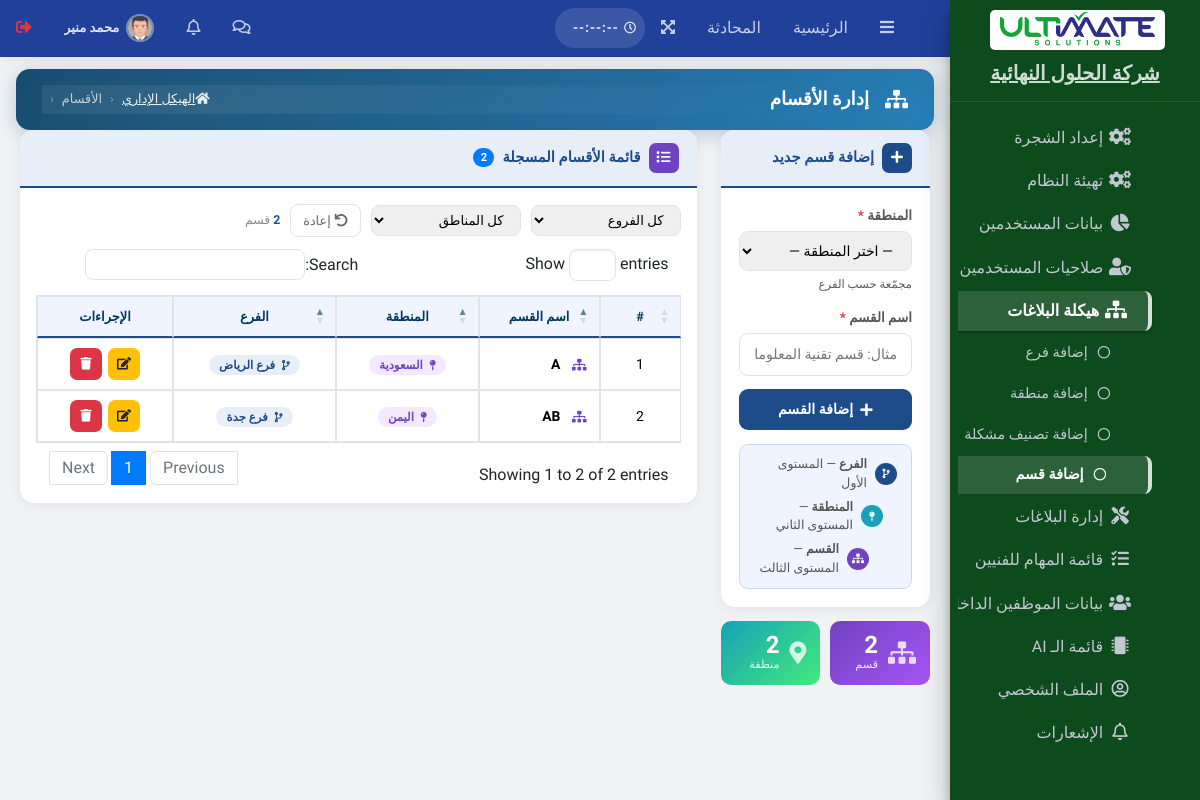
Screenshot of /admin/pages/forms/add-lab.php (signed in) with the database file from the repository.
### tables this page shows
CREATE TABLE `sys_settings` (
  `id`               INT(11)      NOT NULL AUTO_INCREMENT,
  `system_name`      VARCHAR(255) NOT NULL DEFAULT 'وَصْل',
  `system_name_en`   VARCHAR(255) NOT NULL DEFAULT 'WASL',
  `admin_email`      VARCHAR(255) DEFAULT NULL,
  `contact_number`   VARCHAR(50)  DEFAULT NULL,
  `address`          TEXT         DEFAULT NULL,
  `system_logo`      VARCHAR(255) DEFAULT NULL,
  `cr_number`        VARCHAR(20)  DEFAULT NULL COMMENT 'السجل التجاري للشركة',
  `vat_number`       VARCHAR(15)  DEFAULT NULL COMMENT 'الرقم الضريبي للشركة',
  `maintenance_mode` TINYINT(1)   NOT NULL DEFAULT 0,
  `timezone`         VARCHAR(50)  NOT NULL DEFAULT 'Asia/Riyadh',
  `created_at`       TIMESTAMP    NOT NULL DEFAULT CURRENT_TIMESTAMP,
  `updated_at`       TIMESTAMP    NOT NULL DEFAULT CURRENT_TIMESTAMP ON UPDATE CURRENT_TIMESTAMP,
  PRIMARY KEY (`id`)
);

CREATE TABLE `sys_menu` (
  `id`             INT(11)      NOT NULL AUTO_INCREMENT,
  `title`          VARCHAR(100) NOT NULL,
  `icon`           VARCHAR(60)  NOT NULL DEFAULT 'far fa-circle',
  `link`           VARCHAR(255) NOT NULL DEFAULT '#',
  `parent_id`      INT(11)      NOT NULL DEFAULT 0,
  `permission_key` VARCHAR(100) DEFAULT NULL,
  `sort_order`     INT(11)      NOT NULL DEFAULT 0,
  PRIMARY KEY (`id`),
  KEY `idx_parent_id` (`parent_id`)
);

CREATE TABLE `departments` (
  `id`             INT(11)      NOT NULL AUTO_INCREMENT,
  `department_name`VARCHAR(255) NOT NULL,
  `region_id`      INT(11)      DEFAULT NULL,
  PRIMARY KEY (`id`),
  KEY `idx_region_id` (`region_id`),
  CONSTRAINT `fk_dept_region`
    FOREIGN KEY (`region_id`) REFERENCES `regions`(`id`) ON DELETE SET NULL ON UPDATE CASCADE
);

CREATE TABLE `regions` (
  `id`          INT(11)      NOT NULL AUTO_INCREMENT,
  `region_name` VARCHAR(255) NOT NULL,
  `branch_id`   INT(11)      NOT NULL,
  `created_at`  TIMESTAMP    NOT NULL DEFAULT CURRENT_TIMESTAMP,
  PRIMARY KEY (`id`),
  KEY `idx_branch_id` (`branch_id`),
  CONSTRAINT `fk_region_branch`
    FOREIGN KEY (`branch_id`) REFERENCES `branches`(`id`) ON DELETE CASCADE ON UPDATE CASCADE
);

CREATE TABLE `branches` (
  `id`          INT(11)      NOT NULL AUTO_INCREMENT,
  `branch_name` VARCHAR(100) NOT NULL,
  `city`        VARCHAR(100) DEFAULT NULL COMMENT 'المدينة',
  `region`      ENUM(
    'الرياض','مكة المكرمة','المدينة المنورة','القصيم',
    'المنطقة الشرقية','عسير','تبوك','حائل',
    'الحدود الشمالية','جازان','نجران','الباحة','الجوف','أخرى'
  ) DEFAULT 'أخرى' COMMENT 'المنطقة الإدارية',
  `address`     TEXT         DEFAULT NULL,
  `phone`       VARCHAR(20)  DEFAULT NULL,
  `manager_id`  INT(11)      DEFAULT NULL COMMENT 'مدير الفرع FK→sys_users',
  `is_active`   TINYINT(1)   NOT NULL DEFAULT 1,
  PRIMARY KEY (`id`),
  KEY `idx_manager` (`manager_id`)
);

### admin/pages/forms/add-lab.php (the view, shortened to what the rows shown need)
<?php
require __DIR__ . "/../../../config/db.php";
$current_user_id = $_SESSION['user_id'] ?? null;
$page_path       = "pages/forms/add-lab.php";
$can_add = $can_edit = $can_delete = 0;
$menuStmt = $pdo->prepare("SELECT id FROM sys_menu WHERE link = ?");
$menuStmt->execute([$page_path]);
$current_page_id = $menuStmt->fetchColumn() ?? 0;
if ($current_page_id > 0) {
    $accStmt = $pdo->prepare("SELECT can_add,can_edit,can_delete FROM user_menu_access WHERE user_id=? AND menu_id=?");
    $accStmt->execute([$current_user_id, $current_page_id]);
    $p = $accStmt->fetch(PDO::FETCH_ASSOC);
    if ($p) { $can_add=(int)$p['can_add']; $can_edit=(int)$p['can_edit']; $can_delete=(int)$p['can_delete']; }
}
$allDepts = $pdo->query("
    SELECT d.id, d.department_name, r.region_name, b.branch_name, r.id AS region_id
    FROM departments d
    INNER JOIN regions r ON d.region_id=r.id
    INNER JOIN branches b ON r.branch_id=b.id
    ORDER BY b.branch_name, r.region_name, d.department_name ASC
")->fetchAll(PDO::FETCH_ASSOC);
?>
<!DOCTYPE html>
<html lang="ar" dir="rtl">
<head>
<link rel="stylesheet" href="../../plugins/fontawesome-free/css/all.min.css">
<link rel="stylesheet" href="../../dist/css/adminlte.min.css">
<link rel="stylesheet" href="https://cdn.rtlcss.com/bootstrap/v4.2.1/css/bootstrap.min.css">
<link rel="stylesheet" href="../../dist/css/custom.css?v=202606261542">
<link rel="stylesheet" href="https://cdn.datatables.net/1.13.6/css/dataTables.bootstrap4.min.css">
</head>
<body class="hold-transition sidebar-mini layout-fixed">
<div class="wrapper">
<?php include(__DIR__ . '/../../main-header.php'); ?>
<?php include(__DIR__ . '/../../main-sidebar.php'); ?>
<div class="content-wrapper">
<section class="content">
<div class="container-fluid">
<div class="row">
    <div class="col-lg-9 col-md-8 mb-4">
        <div class="list-card">
            <div class="card-body p-3">
                <div class="table-responsive">
                    <table id="deptTable" class="table table-hover table-bordered" style="width:100%">
                        <thead>
                            <tr>
                                <th style="width:55px">#</th>
                                <th>اسم القسم</th>
                                <th>المنطقة</th>
                                <th>الفرع</th>
                                <th style="width:110px">الإجراءات</th>
                            </tr>
                        </thead>
                        <tbody>
                            <?php foreach ($allDepts as $i => $row): ?>
                            <tr>
                                <td><?= $i+1 ?></td>
                                <td class="dept-name-cell">
                                    <i class="fas fa-sitemap text-purple ml-2" style="font-size:.73rem;color:#6f42c1"></i>
                                    <?= htmlspecialchars($row['department_name']) ?>
                                </td>
                                <td>
                                    <span class="region-badge">
                                        <i class="fas fa-map-pin ml-1" style="font-size:.65rem"></i>
                                        <?= htmlspecialchars($row['region_name']) ?>
                                    </span>
                                </td>
                                <td>
                                    <span class="branch-badge">
                                        <i class="fas fa-code-branch ml-1" style="font-size:.65rem"></i>
                                        <?= htmlspecialchars($row['branch_name']) ?>
                                    </span>
                                </td>
                                <td>
                                    <div style="display:flex;gap:6px;justify-content:center">
                                        <?php if ($can_edit): ?>
                                        <button class="btn-act btn-edit edit-btn"
                                                data-id="<?= $row['id'] ?>"
                                                data-name="<?= htmlspecialchars($row['department_name'], ENT_QUOTES) ?>"
                                                data-region="<?= $row['region_id'] ?>"
                                                title="تعديل">
                                            <i class="fas fa-edit" style="font-size:.78rem"></i>
                                        </button>
                                        <?php else: ?>
                                        <span class="btn-act btn-dis"><i class="fas fa-edit" style="font-size:.78rem"></i></span>
                                        <?php endif; ?>
                                        <?php if ($can_delete): ?>
                                        <button class="btn-act btn-del del-btn"
                                                data-id="<?= $row['id'] ?>"
                                                data-name="<?= htmlspecialchars($row['department_name'], ENT_QUOTES) ?>"
                                                title="حذف">
                                            <i class="fas fa-trash" style="font-size:.78rem"></i>
                                        </button>
                                        <?php else: ?>
                                        <span class="btn-act btn-dis"><i class="fas fa-trash" style="font-size:.78rem"></i></span>
                                        <?php endif; ?>
                                    </div>
                                </td>
                            </tr>
                            <?php endforeach; ?>
                        </tbody>
                    </table>
                </div>
            </div>
        </div>
    </div>
</div>
</div>
</section>
</div>
</body>
</html>

### admin/main-sidebar.php (shortened to what the rows shown need)
<?php
$base_url = (isset($_SERVER['SERVER_NAME']) && str_ends_with($_SERVER['SERVER_NAME'], '.wuaze.com'))
    ? '/admin/'
    : '/UltimatesolutionsCrm/admin/';
$current_page = basename($_SERVER['PHP_SELF']);
$logged_user_id = $_SESSION['user_id'] ?? 0;
$role_code = $_SESSION['role_code'] ?? '';
$systemData = $pdo->query("SELECT system_name, system_logo FROM sys_settings LIMIT 1")->fetch(PDO::FETCH_ASSOC);
$systemName = $systemData['system_name'] ?? "T-LINK";
$permissions = [];
if ($role_code === 'MainAdmin') {
    $all_ids = $pdo->query("SELECT id FROM sys_menu")->fetchAll(PDO::FETCH_COLUMN);
    $permissions = array_fill_keys($all_ids, 1);
} else {
    $stmt = $pdo->prepare("SELECT menu_id FROM user_menu_access WHERE user_id = ? AND can_view = 1");
    $stmt->execute([$logged_user_id]);
    $permissions = array_fill_keys($stmt->fetchAll(PDO::FETCH_COLUMN), 1);
}
$all_menus = $pdo->query("SELECT * FROM sys_menu ORDER BY parent_id ASC, sort_order ASC")->fetchAll(PDO::FETCH_ASSOC);
$menu_tree = [];
foreach ($all_menus as $item) {
    if (isset($permissions[$item['id']])) {
        if ($item['parent_id'] == 0) {
            $menu_tree[$item['id']] = $item;
            $menu_tree[$item['id']]['children'] = [];
        } else {
            if (isset($menu_tree[$item['parent_id']])) {
                $menu_tree[$item['parent_id']]['children'][] = $item;
            }
        }
    }
}
?>
<aside class="main-sidebar sidebar-dark-primary elevation-4"
    style="background-color: <?= $visuals['sidebar_color'] ?? '#1e272e'; ?> !important;">
    <a href="<?= $base_url ?>index.php" class="brand-link text-center">
        <img src="<?= $base_url ?>dist/img/<?= htmlspecialchars($systemData['system_logo'] ?? 'logo-tlink.png'); ?>"
            alt="Logo" class="brand-image  "
            style="float: none; max-height: 40px; background-color: white; padding: 2px; border-radius:5px">
        <span class="brand-text font-weight-bold d-block mt-2"><?= htmlspecialchars($systemName); ?></span>
    </a>
    <div class="sidebar">
        <nav class="mt-3">
            <ul class="nav nav-pills nav-sidebar flex-column nav-child-indent" data-widget="treeview" role="menu"
                data-accordion="false">
                <?php foreach ($menu_tree as $main):
                    $has_sub = !empty($main['children']);
                    $is_open = false;
                    if ($has_sub) {
                        foreach ($main['children'] as $child) {
                            if (basename($child['link']) == $current_page) {
                                $is_open = true;
                                break;
                            }
                        }
                    } else {
                        $is_open = (basename($main['link']) == $current_page);
                    }
                ?>
                    <li class="nav-item <?= ($has_sub && $is_open) ? 'menu-open' : '' ?>">
                        <a href="<?= $has_sub ? '#' : $base_url . $main['link'] ?>"
                            class="nav-link <?= $is_open ? 'active' : '' ?>">
                            <i class="nav-icon <?= htmlspecialchars($main['icon'] ?: 'fas fa-th-large') ?>"></i>
                            <p>
                                <?= htmlspecialchars($main['title']) ?>
                            </p>
                        </a>
                        <?php if ($has_sub): ?>
                            <ul class="nav nav-treeview">
                                <?php foreach ($main['children'] as $sub):
                                    $sub_active = (basename($sub['link']) == $current_page) ? 'active' : '';
                                ?>
                                    <li class="nav-item">
                                        <a href="<?= $base_url . $sub['link'] ?>" class="nav-link <?= $sub_active ?>">
                                            <i class="<?= htmlspecialchars($sub['icon'] ?: 'far fa-circle') ?> nav-icon"
                                                style="font-size: 0.8rem;"></i>
                                            <p><?= htmlspecialchars($sub['title']) ?></p>
                                        </a>
                                    </li>
                                <?php endforeach; ?>
                            </ul>
                        <?php endif; ?>
                    </li>
                <?php endforeach; ?>
            </ul>
        </nav>
    </div>
</aside>

### rows the page displays
sys_settings: system_logo (picture), system_name "شركة الحلول النهائية"
sys_menu: title "إعداد الشجرة"
sys_menu: title "تهيئة النظام"
sys_menu: title "بيانات المستخدمين"
sys_menu: title "صلاحيات المستخدمين"
sys_menu: title "هيكلة البلاغات"
sys_menu: title "إضافة فرع"
sys_menu: title "إضافة منطقة"
sys_menu: title "إضافة تصنيف مشكلة"
sys_menu: title "إضافة قسم"
sys_menu: title "إدارة البلاغات"
sys_menu: title "قائمة المهام للفنيين"
sys_menu: title "بيانات الموظفين…"
sys_menu: title "قائمة الـ AI"
sys_menu: title "الملف الشخصي"
sys_menu: title "الإشعارات"
departments: department_name "A", region.region_name "السعودية", branches.branch_name "فرع الرياض"
departments: department_name "AB", region.region_name "اليمن", branches.branch_name "فرع جدة"

### other values shown
$userName "محمد منير"
$totalDepts "2"
$totalRegions "2"
